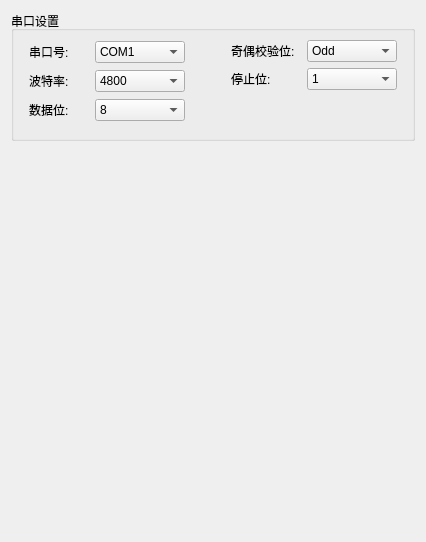
     <widget class="QWidget" name="tab_2">
      <attribute name="title">
       <string>进样控制</string>
      </attribute>
      <layout class="QGridLayout" name="gridLayout_4">
       <item row="0" column="0">
        <widget class="QGroupBox" name="groupBox_11">
         <property name="maximumSize">
          <size>
           <width>16777215</width>
           <height>130</height>
          </size>
         </property>
         <property name="title">
          <string>串口设置</string>
         </property>
         <layout class="QGridLayout" name="gridLayout_7">
          <property name="leftMargin">
           <number>15</number>
          </property>
          <property name="rightMargin">
           <number>15</number>
          </property>
          <property name="bottomMargin">
           <number>15</number>
          </property>
          <item row="0" column="0">
           <layout class="QVBoxLayout" name="verticalLayout_25">
            <item>
             <layout class="QHBoxLayout" name="horizontalLayout_29">
              <item>
               <widget class="QLabel" name="label_35">
                <property name="minimumSize">
                 <size>
                  <width>60</width>
                  <height>0</height>
                 </size>
                </property>
                <property name="maximumSize">
                 <size>
                  <width>60</width>
                  <height>16777215</height>
                 </size>
                </property>
                <property name="text">
                 <string>串口号:</string>
                </property>
               </widget>
              </item>
              <item>
               <widget class="QComboBox" name="comboBox_com">
                <property name="minimumSize">
                 <size>
                  <width>90</width>
                  <height>0</height>
                 </size>
                </property>
                <property name="maximumSize">
                 <size>
                  <width>90</width>
                  <height>16777215</height>
                 </size>
                </property>
                <item>
                 <property name="text">
                  <string>COM1</string>
                 </property>
                </item>
               </widget>
              </item>
             </layout>
            </item>
            <item>
             <layout class="QHBoxLayout" name="horizontalLayout_30">
              <item>
               <widget class="QLabel" name="label_36">
                <property name="minimumSize">
                 <size>
                  <width>60</width>
                  <height>0</height>
                 </size>
                </property>
                <property name="maximumSize">
                 <size>
                  <width>60</width>
                  <height>16777215</height>
                 </size>
                </property>
                <property name="text">
                 <string>波特率:</string>
                </property>
               </widget>
              </item>
              <item>
               <widget class="QComboBox" name="comboBox_portrate">
                <property name="minimumSize">
                 <size>
                  <width>90</width>
                  <height>0</height>
                 </size>
                </property>
                <property name="maximumSize">
                 <size>
                  <width>90</width>
                  <height>16777215</height>
                 </size>
                </property>
                <item>
                 <property name="text">
                  <string>4800</string>
                 </property>
                </item>
                <item>
                 <property name="text">
                  <string>9600</string>
                 </property>
                </item>
                <item>
                 <property name="text">
                  <string>19200</string>
                 </property>
                </item>
                <item>
                 <property name="text">
                  <string>38400</string>
                 </property>
                </item>
                <item>
                 <property name="text">
                  <string>57600</string>
                 </property>
                </item>
                <item>
                 <property name="text">
                  <string>76800</string>
                 </property>
                </item>
                <item>
                 <property name="text">
                  <string>115200</string>
                 </property>
                </item>
               </widget>
              </item>
             </layout>
            </item>
            <item>
             <layout class="QHBoxLayout" name="horizontalLayout_31">
              <item>
               <widget class="QLabel" name="label_37">
                <property name="minimumSize">
                 <size>
                  <width>60</width>
                  <height>0</height>
                 </size>
                </property>
                <property name="maximumSize">
                 <size>
                  <width>60</width>
                  <height>16777215</height>
                 </size>
                </property>
                <property name="text">
                 <string>数据位:</string>
                </property>
               </widget>
              </item>
              <item>
               <widget class="QComboBox" name="comboBox_data">
                <property name="minimumSize">
                 <size>
                  <width>90</width>
                  <height>0</height>
                 </size>
                </property>
                <property name="maximumSize">
                 <size>
                  <width>90</width>
                  <height>16777215</height>
                 </size>
                </property>
                <item>
                 <property name="text">
                  <string>8</string>
                 </property>
                </item>
                <item>
                 <property name="text">
                  <string>7</string>
                 </property>
                </item>
               </widget>
              </item>
             </layout>
            </item>
           </layout>
          </item>
          <item row="0" column="2">
           <layout class="QVBoxLayout" name="verticalLayout_26">
            <item>
             <layout class="QHBoxLayout" name="horizontalLayout_32">
              <item>
               <layout class="QVBoxLayout" name="verticalLayout_27">
                <item>
                 <widget class="QLabel" name="label_38">
                  <property name="minimumSize">
                   <size>
                    <width>70</width>
                    <height>0</height>
                   </size>
                  </property>
                  <property name="maximumSize">
                   <size>
                    <width>70</width>
                    <height>16777215</height>
                   </size>
                  </property>
                  <property name="text">
                   <string>奇偶校验位:</string>
                  </property>
                 </widget>
                </item>
                <item>
                 <widget class="QLabel" name="label_39">
                  <property name="minimumSize">
                   <size>
                    <width>70</width>
                    <height>0</height>
                   </size>
                  </property>
                  <property name="maximumSize">
                   <size>
                    <width>70</width>
                    <height>16777215</height>
                   </size>
                  </property>
                  <property name="text">
                   <string>停止位:</string>
                  </property>
                 </widget>
                </item>
               </layout>
              </item>
              <item>
               <layout class="QVBoxLayout" name="verticalLayout_28">
                <item>
                 <widget class="QComboBox" name="comboBox_parity">
                  <property name="minimumSize">
                   <size>
                    <width>90</width>
                    <height>0</height>
                   </size>
                  </property>
                  <property name="maximumSize">
                   <size>
                    <width>90</width>
                    <height>16777215</height>
                   </size>
                  </property>
                  <item>
                   <property name="text">
                    <string>Odd</string>
                   </property>
                  </item>
                  <item>
                   <property name="text">
                    <string>Even</string>
                   </property>
                  </item>
                  <item>
                   <property name="text">
                    <string>None</string>
                   </property>
                  </item>
                 </widget>
                </item>
                <item>
                 <widget class="QComboBox" name="comboBox_stop">
                  <property name="minimumSize">
                   <size>
                    <width>90</width>
                    <height>0</height>
                   </size>
                  </property>
                  <property name="maximumSize">
                   <size>
                    <width>90</width>
                    <height>16777215</height>
                   </size>
                  </property>
                  <item>
                   <property name="text">
                    <string>1</string>
                   </property>
                  </item>
                  <item>
                   <property name="text">
                    <string>2</string>
                   </property>
                  </item>
                 </widget>
                </item>
               </layout>
              </item>
             </layout>
            </item>
            <item>
             <spacer name="verticalSpacer_13">
              <property name="orientation">
               <enum>Qt::Vertical</enum>
              </property>
              <property name="sizeHint" stdset="0">
               <size>
                <width>20</width>
                <height>40</height>
               </size>
              </property>
             </spacer>
            </item>
           </layout>
          </item>
          <item row="0" column="1">
           <spacer name="horizontalSpacer_5">
            <property name="orientation">
             <enum>Qt::Horizontal</enum>
            </property>
            <property name="sizeHint" stdset="0">
             <size>
              <width>40</width>
              <height>20</height>
             </size>
            </property>
           </spacer>
          </item>
         </layout>
        </widget>
       </item>
       <item row="1" column="0">
        <spacer name="verticalSpacer_2">
         <property name="orientation">
          <enum>Qt::Vertical</enum>
         </property>
         <property name="sizeHint" stdset="0">
          <size>
           <width>20</width>
           <height>390</height>
          </size>
         </property>
        </spacer>
       </item>
      </layout>
     </widget>
